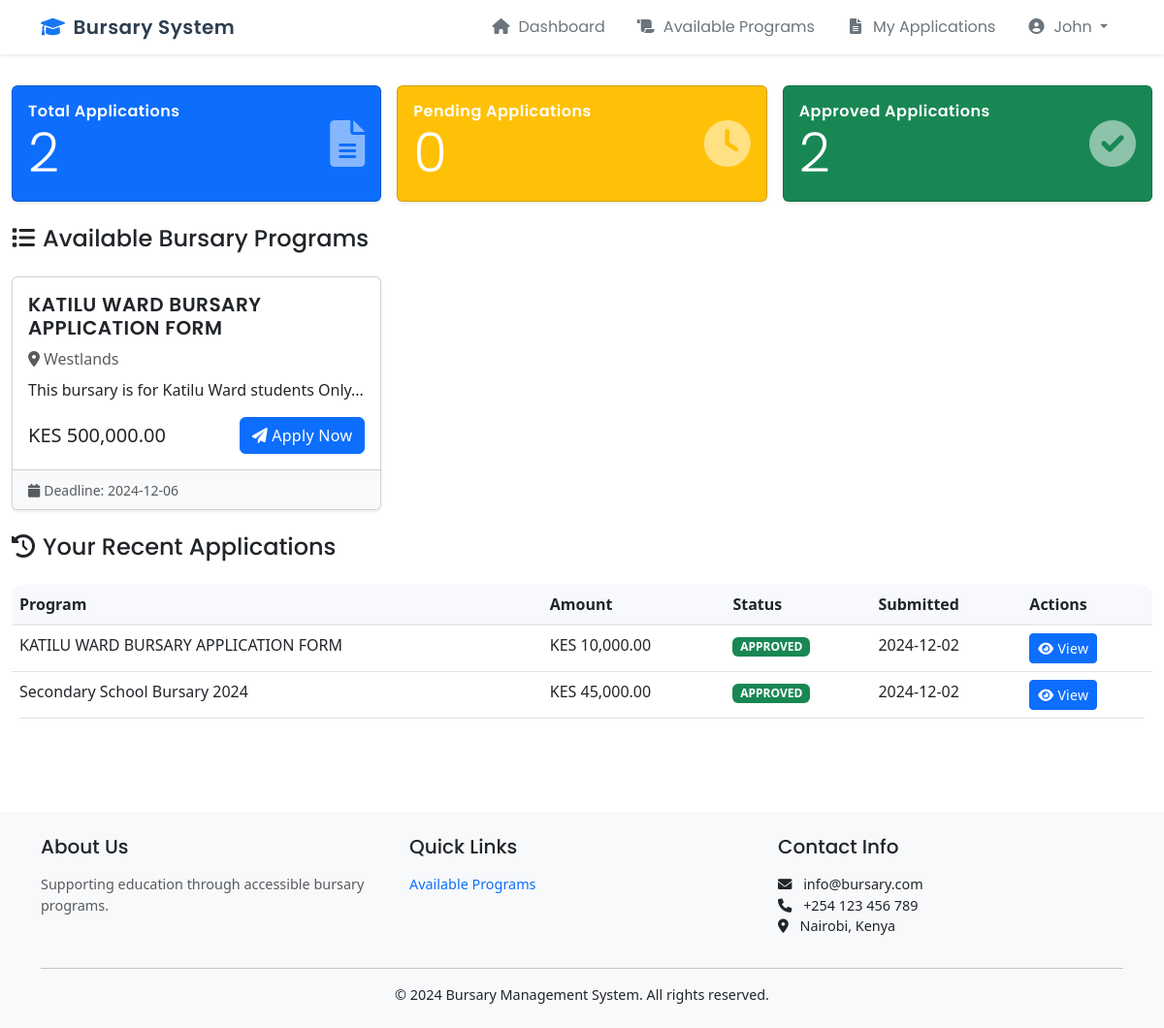
Before: /student/dashboard (signed in) with the older database file.
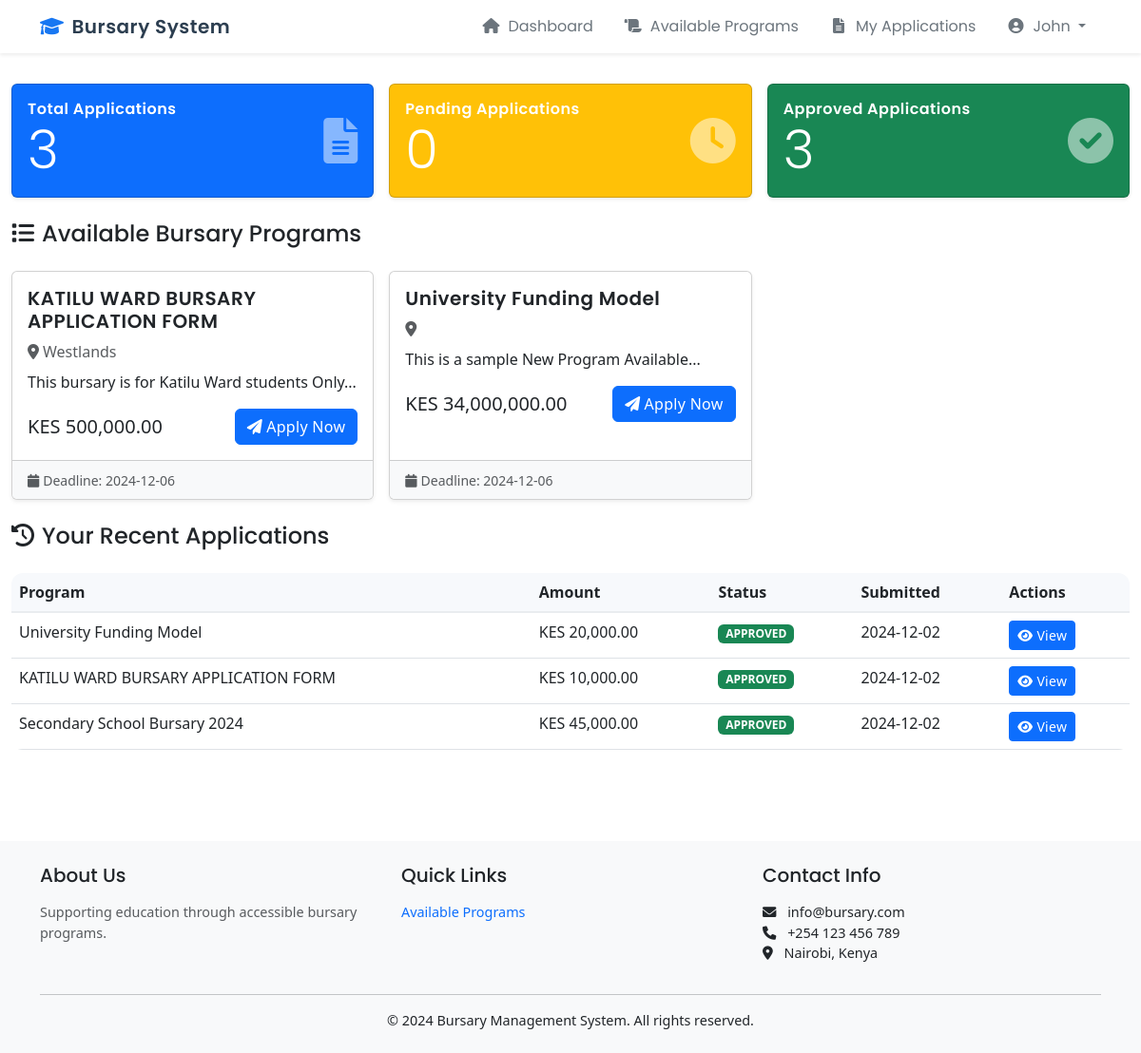
After: the same page with the newer database file.
### app/models.py (models this page shows)
class BursaryProgram(db.Model):
    id = db.Column(db.Integer, primary_key=True)
    name = db.Column(db.String(200), nullable=False)
    description = db.Column(db.Text)
    amount = db.Column(db.Float, nullable=False)
    start_date = db.Column(db.DateTime, nullable=False)
    end_date = db.Column(db.DateTime, nullable=False)
    requirements = db.Column(db.Text)
    ward_id = db.Column(db.Integer, db.ForeignKey('ward.id'), nullable=True)
    status = db.Column(db.String(20), default='ACTIVE')
    created_at = db.Column(db.DateTime, default=datetime.utcnow)
    updated_at = db.Column(db.DateTime, default=datetime.utcnow, onupdate=datetime.utcnow)
    applications = db.relationship('Application', backref='program', lazy='dynamic')

class Ward(db.Model):
    id = db.Column(db.Integer, primary_key=True)
    name = db.Column(db.String(100), unique=True, nullable=False)
    description = db.Column(db.String(500))
    total_budget = db.Column(db.Float, nullable=False)
    created_at = db.Column(db.DateTime, default=datetime.utcnow)
    updated_at = db.Column(db.DateTime, default=datetime.utcnow, onupdate=datetime.utcnow)
    programs = db.relationship('BursaryProgram', backref='ward', lazy='dynamic')
    profiles = db.relationship('Profile', backref='ward', lazy='dynamic')
    applications = db.relationship('Application', backref='ward', lazy='dynamic')

class Application(db.Model):
    id = db.Column(db.Integer, primary_key=True)
    student_id = db.Column(db.Integer, db.ForeignKey('user.id'), nullable=False)
    ward_id = db.Column(db.Integer, db.ForeignKey('ward.id'), nullable=False)
    program_id = db.Column(db.Integer, db.ForeignKey('bursary_program.id'), nullable=False)
    status = db.Column(db.String(20), default='PENDING')
    amount = db.Column(db.Float, nullable=False)
    reason = db.Column(db.Text, nullable=False)
    reviewed_by = db.Column(db.Integer, db.ForeignKey('user.id'))
    review_note = db.Column(db.Text)
    created_at = db.Column(db.DateTime, default=datetime.utcnow)
    updated_at = db.Column(db.DateTime, default=datetime.utcnow, onupdate=datetime.utcnow)
    documents = db.relationship('Document', backref='application', lazy='dynamic')
    timeline = db.relationship('ApplicationTimeline', backref='application', lazy='dynamic')

### app/student/routes.py (the view)
@bp.route('/dashboard')
@login_required
@student_required
def dashboard():
    applications = Application.query.filter_by(student_id=current_user.id).order_by(Application.created_at.desc()).all()
    total_applications = len(applications)
    approved_applications = sum(1 for app in applications if app.status == 'APPROVED')
    pending_applications = sum(1 for app in applications if app.status == 'PENDING')
    rejected_applications = sum(1 for app in applications if app.status == 'REJECTED')
    current_date = datetime.utcnow()
    available_programs = BursaryProgram.query.filter(
        (
            (BursaryProgram.ward_id == current_user.profile.ward_id) |
            (BursaryProgram.ward_id == None)  # Programs available to all wards
        ),
        BursaryProgram.status == 'ACTIVE',
        BursaryProgram.start_date <= current_date,
        BursaryProgram.end_date >= current_date
    ).order_by(BursaryProgram.end_date.asc()).all()
    upcoming_programs = BursaryProgram.query.filter(
        (
            (BursaryProgram.ward_id == current_user.profile.ward_id) |
            (BursaryProgram.ward_id == None)  # Programs available to all wards
        ),
        BursaryProgram.status == 'ACTIVE',
        BursaryProgram.start_date > current_date
    ).order_by(BursaryProgram.start_date.asc()).limit(5).all()
    return render_template('student/dashboard.html',
                         applications=applications,
                         available_programs=available_programs,
                         upcoming_programs=upcoming_programs,
                         total_applications=total_applications,
                         approved_applications=approved_applications,
                         pending_applications=pending_applications,
                         rejected_applications=rejected_applications)

### app/models.py (called while the page is built)
@login_manager.user_loader
def load_user(id):
    return User.query.get(int(id))

### app/student/routes.py (called while the page is built)
def student_required(f):
    @wraps(f)
    def decorated_function(*args, **kwargs):
        if not current_user.is_authenticated or current_user.role != 'STUDENT':
            flash('Access denied. This page is only for students.', 'error')
            return redirect(url_for('main.index'))
        return f(*args, **kwargs)
    return decorated_function

### app/templates/student/dashboard.html (shortened to what the changed rows need)
{% extends "student/base.html" %}
{% block content %}
<div class="container-fluid">
    <div class="row">
        <div class="col-12">
            <div class="row g-3 mb-4">
                <div class="col-12 col-md-4">
                    <div class="card bg-primary text-white h-100">
                        <div class="card-body">
                            <div class="d-flex justify-content-between align-items-center">
                                <div>
                                    <h6 class="card-title mb-0">Total Applications</h6>
                                    <h2 class="display-4 mb-0">{{ total_applications }}</h2>
                                </div>
                            </div>
                        </div>
                    </div>
                </div>
                <div class="col-12 col-md-4">
                    <div class="card bg-warning text-white h-100">
                        <div class="card-body">
                            <div class="d-flex justify-content-between align-items-center">
                                <div>
                                    <h2 class="display-4 mb-0">{{ pending_applications }}</h2>
                                </div>
                            </div>
                        </div>
                    </div>
                </div>
                <div class="col-12 col-md-4">
                    <div class="card bg-success text-white h-100">
                        <div class="card-body">
                            <div class="d-flex justify-content-between align-items-center">
                                <div>
                                    <h6 class="card-title mb-0">Approved Applications</h6>
                                    <h2 class="display-4 mb-0">{{ approved_applications }}</h2>
                                </div>
                            </div>
                        </div>
                    </div>
                </div>
            </div>
        </div>
        <div class="col-12" id="available-programs">
            <div class="row g-3">
                {% for program in available_programs %}
                <div class="col-12 col-md-6 col-lg-4">
                    <div class="card h-100">
                        <div class="card-body">
                            <h5 class="card-title">{{ program.name }}</h5>
                            <p class="card-text text-muted mb-2">
                                <i class="fas fa-map-marker-alt me-1"></i>{{ program.ward.name }}
                            </p>
                            <p class="card-text">{{ program.description[:150] }}...</p>
                            <div class="d-flex justify-content-between align-items-center">
                                <span class="h5 mb-0">KES {{ "{:,.2f}".format(program.amount) }}</span>
                                <a href="{{ url_for('student.apply', program_id=program.id) }}"
                                   class="btn btn-primary">
                                    <i class="fas fa-paper-plane me-1"></i>Apply Now
                                </a>
                            </div>
                        </div>
                        <div class="card-footer bg-light">
                            <small class="text-muted">
                                <i class="fas fa-calendar me-1"></i>Deadline: {{ program.end_date.strftime('%Y-%m-%d') }}
                            </small>
                        </div>
                    </div>
                </div>
                {% else %}
                <div class="col-12">
                    <div class="alert alert-info" role="alert">
                        <i class="fas fa-info-circle me-2"></i>No bursary programs available for your ward at the moment.
                    </div>
                </div>
                {% endfor %}
            </div>
        </div>
        {% if applications %}
        <div class="col-12 mt-4">
            <div class="table-responsive">
                <table class="table table-hover">
                    <thead>
                        <tr>
                            <th>Program</th>
                            <th>Amount</th>
                            <th>Status</th>
                            <th>Submitted</th>
                            <th>Actions</th>
                        </tr>
                    </thead>
                    <tbody>
                        {% for application in applications %}
                        <tr>
                            <td>{{ application.program.name }}</td>
                            <td>KES {{ "{:,.2f}".format(application.amount) }}</td>
                            <td>
                                <span class="badge {% if application.status == 'PENDING' %}bg-warning
                                                 {% elif application.status == 'APPROVED' %}bg-success
                                                 {% elif application.status == 'REJECTED' %}bg-danger
                                                 {% endif %}">
                                    {{ application.status }}
                                </span>
                            </td>
                            <td>{{ application.created_at.strftime('%Y-%m-%d') }}</td>
                            <td>
                                <a href="{{ url_for('student.view_application', application_id=application.id) }}"
                                   class="btn btn-sm btn-primary">
                                    <i class="fas fa-eye me-1"></i>View
                                </a>
                            </td>
                        </tr>
                        {% endfor %}
                    </tbody>
                </table>
            </div>
        </div>
        {% endif %}
    </div>
</div>
{% endblock %}

Changed rows visible on the page:
added BursaryProgram: name "University Funding Model", description "This is a sample New Program Available", amount "34,000,000.00", end_date "2024-12-06"
added Application: program.name "University Funding Model", amount "20,000.00", status "APPROVED", created_at "2024-12-02"
Other visible differences:
{{ total_applications }}: "2" → "3"
{{ approved_applications }}: "2" → "3"
